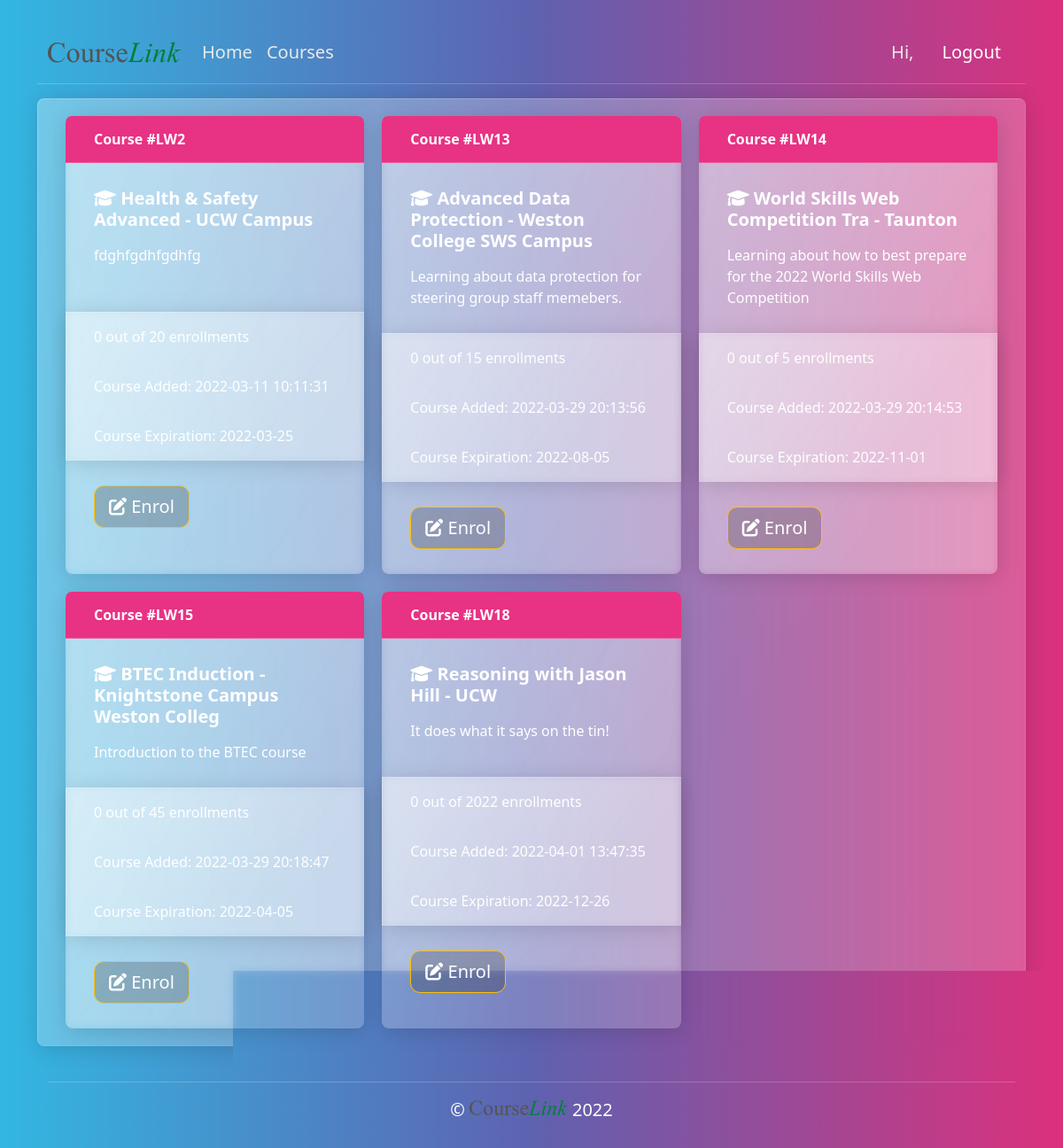
Screenshot of /courseuser.php with the database file from the repository.
### tables this page shows
CREATE TABLE `course` (
  `courseID` int(12) NOT NULL,
  `courseName` varchar(32) NOT NULL,
  `courseLocation` varchar(32) NOT NULL,
  `CourseDesc` varchar(255) NOT NULL,
  `CourseExpiry` date NOT NULL,
  `MaxAttend` int(50) NOT NULL,
  `TIMESTAMP` timestamp NOT NULL DEFAULT current_timestamp()
);

### courseuser.php (the view, shortened to what this page needs)
<!DOCTYPE>
<html>
<head>
    <link rel="stylesheet" href="https://cdnjs.cloudflare.com/ajax/libs/font-awesome/6.0.0/css/all.min.css"
 />
    <link rel="stylesheet" href="./bootstrap.min.css">
</head>
<div class="container py-1">
    <body class="bg-light">
        <nav class="navbar navbar-expand-lg navbar-light ">
            <div class="container border-bottom">
                <a class="navbar-brand" href="#"><img class="" src="./img/logo.svg" width="150" height="60"></img></a>
                <div class="collapse navbar-collapse" id="navbarSupportedContent">
                    <ul class="navbar-nav me-auto mb-2 mb-lg-0 ">
                        <li class="nav-item">
                            <a class="nav-link active lead text-light sh" aria-current="page"
                                href="./index.php">Home</a>
                        </li>
                        <li class="nav-item">
                            <a class="nav-link active lead text-light" aria-current="page"
                                href="./courseuser.php">Courses</a>
                        </li>
                    </ul>
                    <div class="d-flex">
                        <div class="nav-item">
                            <p class="nav-link lead text-light mb-0 ">Hi, <?= $_SESSION['firstName']?>
                                <?= $_SESSION['lastName']?></p>
                        </div>
                        <div class="nav-item">
                            <a class="nav-link lead" href="./php/logout.php">Logout</a>
                        </div>
                    </div>
                </div>
            </div>
        </nav>
        <div class="container card text-dark bg-secondary  mb-3">
            <?php
                    $SQL = "SELECT *, (SELECT IF (`courseLink`.`courseID` = `course`.`courseID` AND `courseLink`.`userID` = 1, 'true', 'false') FROM `courseLink` LIMIT 1) AS `isEnrolled` FROM `course`;";
                ?>
            <div class="card-container">
                <?php
                require("./php/_connect.php");
                $query = mysqli_query($connect, $SQL);
                while ($course = mysqli_fetch_assoc($query))
                {
            ?>
                <div class="card shadow">
                    <div class="card-header bg-primary text-white">
                        Course #LW<?= $course['courseID'] ?>
                    </div>
                    <div class="card-body">
                        <h5 class="card-title"><i class="fa-solid fa-graduation-cap"></i> <?= $course['courseName'] ?> -
                            <?= $course['courseLocation'] ?></li>
                        </h5>
                        <p class="card-text"><?= $course['CourseDesc'] ?></p>
                    </div>
                    <ul class="list-group list-group-flush">
                        <?php
                        $courseID = $course['courseID'];
                        $selectfromcourse = mysqli_query($connect, "SELECT * FROM courseLink WHERE courseID = $courseID");
                        $attendees = mysqli_num_rows($selectfromcourse);
                        ?>
                        <li class="list-group-item"><?= $attendees ?> out of <?= $course['MaxAttend'] ?> enrollments
                        <li class="list-group-item">Course Added: <?= $course['TIMESTAMP'] ?></li>
                        <li class="list-group-item">Course Expiration: <?= $course['CourseExpiry'] ?></</li> </ul> <div
                                class="card-body">
                            <div class="btn-group" role="group" aria-label="Basic example"
                                courseID="<?= $course['courseID'] ?>">
                                <button type="button" courseID="<?=$course['courseID']?>"
                                    class="btn btn-warning btn-lg btnEnrol"><i class="fa-solid fa-pen-to-square"></i>
                                    Enrol</button>
                            </div>
                </div>
            </div>
            <?php
                }
            ?>
        </div>
</div>
<footer>
    <div class="container py-1">
        <div class="col-12">
            <div class="container border-top mb-2">
                <div class="">
                    <p class="lead mt-2 text-center">&copy; <img src="./img/logo.svg" class="mb-1" height="17px">
                        <?php echo date ('Y'); ?></p>
                </div>
            </div>
        </div>
</footer>
</body>
</html>

### courseuser.php (style rules this page uses)
.card-container { padding: 20px; display: grid; grid-template-columns: 1fr 1fr 1fr; grid-template-rows: repeat(1, 1fr); gap: 20px; grid-auto-flow: row; grid-template-areas: ". . ."; }

### rows the page displays
course: courseID "2", courseName "Health & Safety Advanced", courseLocation "UCW Campus", CourseDesc "fdghfgdhfgdhfg", attendees "0", MaxAttend "20", TIMESTAMP "2022-03-11 10:11:31", CourseExpiry "2022-03-25"
course: courseID "13", courseName "Advanced Data Protection", courseLocation "Weston College SWS Campus", CourseDesc "Learning about data protection for steering group staff memebers.", attendees "0", MaxAttend "15", TIMESTAMP "2022-03-29 20:13:56", CourseExpiry "2022-08-05"
course: courseID "14", courseName "World Skills Web Competition Tra", courseLocation "Taunton", CourseDesc "Learning about how to best prepare for the 2022 World Skills Web Competition", attendees "0", MaxAttend "5", TIMESTAMP "2022-03-29 20:14:53", CourseExpiry "2022-11-01"
course: courseID "15", courseName "BTEC Induction", courseLocation "Knightstone Campus Weston Colleg", CourseDesc "Introduction to the BTEC course", attendees "0", MaxAttend "45", TIMESTAMP "2022-03-29 20:18:47", CourseExpiry "2022-04-05"
course: courseID "18", courseName "Reasoning with Jason Hill", courseLocation "UCW", CourseDesc "It does what it says on the tin!", attendees "0", MaxAttend "2022", TIMESTAMP "2022-04-01 13:47:35", CourseExpiry "2022-12-26"

### other values shown
date ('Y') "2022"
